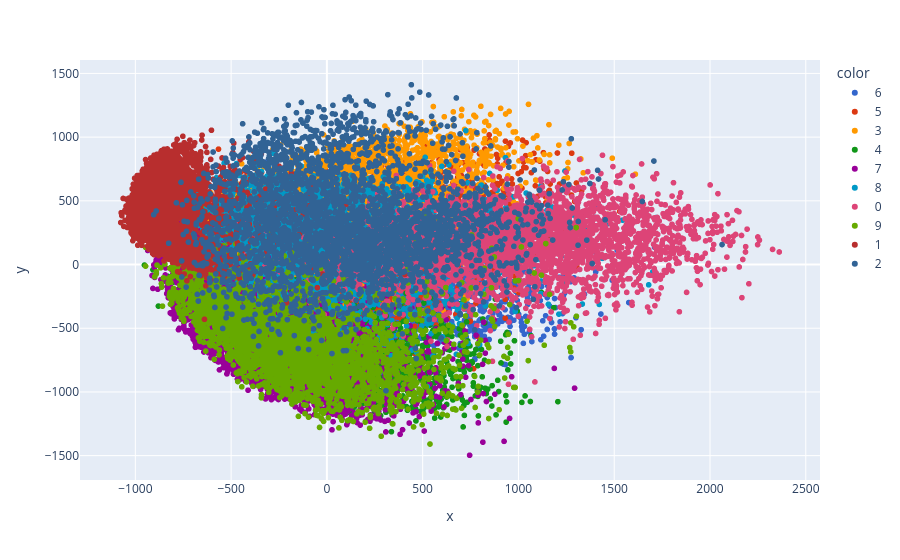

The code cell stored with this chart in its notebook:
### Markdown cell above
### **2D Visualization using Plotly**

### Code cell
import plotly.express as px
y_train_trf = y_train.astype(str)
fig = px.scatter(x=X_train_trf[:,0],
                 y=X_train_trf[:,1],
                 color=y_train_trf,
                 color_discrete_sequence=px.colors.qualitative.G10
                )
fig.show()

### Figure 1 — Plotly figure (JSON) as saved in the notebook; plotly's stock layout.template omitted (floating-point values rounded to 4 significant figures; data arrays with more than 128 entries replaced by an {"elided": "..."} marker saying what was removed)
{"data": [{"hovertemplate": "color=6<br>x=%{x}<br>y=%{y}<extra></extra>", "legendgroup": "6", "marker": {"color": "#3366CC", "symbol": "circle"}, "mode": "markers", "name": "6", "showlegend": true, "type": "scattergl", "x": {"elided": "3352 float values"}, "xaxis": "x", "y": {"elided": "3352 float values"}, "yaxis": "y"}, {"hovertemplate": "color=5<br>x=%{x}<br>y=%{y}<extra></extra>", "legendgroup": "5", "marker": {"color": "#DC3912", "symbol": "circle"}, "mode": "markers", "name": "5", "showlegend": true, "type": "scattergl", "x": {"elided": "3093 float values"}, "xaxis": "x", "y": {"elided": "3093 float values"}, "yaxis": "y"}, {"hovertemplate": "color=3<br>x=%{x}<br>y=%{y}<extra></extra>", "legendgroup": "3", "marker": {"color": "#FF9900", "symbol": "circle"}, "mode": "markers", "name": "3", "showlegend": true, "type": "scattergl", "x": {"elided": "3414 float values"}, "xaxis": "x", "y": {"elided": "3414 float values"}, "yaxis": "y"}, {"hovertemplate": "color=4<br>x=%{x}<br>y=%{y}<extra></extra>", "legendgroup": "4", "marker": {"color": "#109618", "symbol": "circle"}, "mode": "markers", "name": "4", "showlegend": true, "type": "scattergl", "x": {"elided": "3233 float values"}, "xaxis": "x", "y": {"elided": "3233 float values"}, "yaxis": "y"}, {"hovertemplate": "color=7<br>x=%{x}<br>y=%{y}<extra></extra>", "legendgroup": "7", "marker": {"color": "#990099", "symbol": "circle"}, "mode": "markers", "name": "7", "showlegend": true, "type": "scattergl", "x": {"elided": "3508 float values"}, "xaxis": "x", "y": {"elided": "3508 float values"}, "yaxis": "y"}, {"hovertemplate": "color=8<br>x=%{x}<br>y=%{y}<extra></extra>", "legendgroup": "8", "marker": {"color": "#0099C6", "symbol": "circle"}, "mode": "markers", "name": "8", "showlegend": true, "type": "scattergl", "x": {"elided": "3228 float values"}, "xaxis": "x", "y": {"elided": "3228 float values"}, "yaxis": "y"}, {"hovertemplate": "color=0<br>x=%{x}<br>y=%{y}<extra></extra>", "legendgroup": "0", "marker": {"color": "#DD4477", "symbol": "circle"}, "mode": "markers", "name": "0", "showlegend": true, "type": "scattergl", "x": {"elided": "3316 float values"}, "xaxis": "x", "y": {"elided": "3316 float values"}, "yaxis": "y"}, {"hovertemplate": "color=9<br>x=%{x}<br>y=%{y}<extra></extra>", "legendgroup": "9", "marker": {"color": "#66AA00", "symbol": "circle"}, "mode": "markers", "name": "9", "showlegend": true, "type": "scattergl", "x": {"elided": "3350 float values"}, "xaxis": "x", "y": {"elided": "3350 float values"}, "yaxis": "y"}, {"hovertemplate": "color=1<br>x=%{x}<br>y=%{y}<extra></extra>", "legendgroup": "1", "marker": {"color": "#B82E2E", "symbol": "circle"}, "mode": "markers", "name": "1", "showlegend": true, "type": "scattergl", "x": {"elided": "3775 float values"}, "xaxis": "x", "y": {"elided": "3775 float values"}, "yaxis": "y"}, {"hovertemplate": "color=2<br>x=%{x}<br>y=%{y}<extra></extra>", "legendgroup": "2", "marker": {"color": "#316395", "symbol": "circle"}, "mode": "markers", "name": "2", "showlegend": true, "type": "scattergl", "x": {"elided": "3331 float values"}, "xaxis": "x", "y": {"elided": "3331 float values"}, "yaxis": "y"}], "layout": {"legend": {"title": {"text": "color"}, "tracegroupgap": 0}, "margin": {"t": 60}, "xaxis": {"anchor": "y", "domain": [0, 1], "title": {"text": "x"}}, "yaxis": {"anchor": "x", "domain": [0, 1], "title": {"text": "y"}}}}
